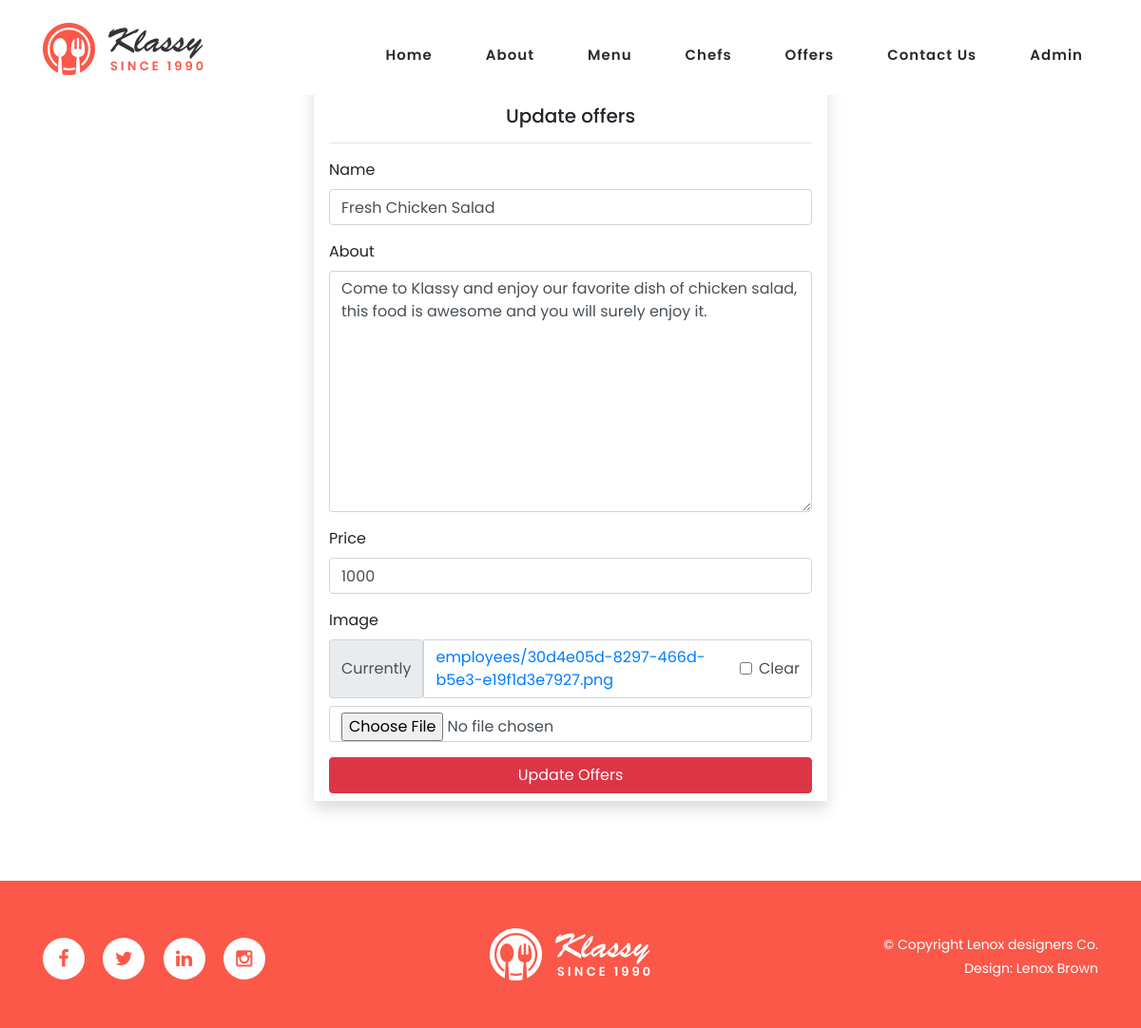
/offers/update/1, run on the app's committed database.
### cafe/models.py (models this page shows, shortened)
class Offers(models.Model):
    name = models.CharField(max_length=100)
    about = models.TextField()
    price = models.IntegerField()
    image = models.ImageField(upload_to=unique_image_name, blank=True, null=True)
    added = models.DateTimeField(auto_now_add=True)

### cafe/views.py (the view)
# urls.py: path('offers/update/<int:emp_id>', views.offers_update, name="update_offer"),
def offers_update(request, emp_id):
    offer = get_object_or_404(Offers, pk=emp_id)  # SELECT * FROM employees WHERE id=1
    if request.method == "POST":
        form = OffersForm(request.POST, request.FILES, instance=offer)
        if form.is_valid():
            form.save()
            return redirect('admin')
    else:
        form = OffersForm(instance=offer)
    return render(request, "forms/offers_update.html", {"form": form})

### cafe/forms.py
class OffersForm(forms.ModelForm):
    class Meta:
        model = Offers
        fields = '__all__'

### templates/forms/offers_update.html (shortened to what this page needs)
{% extends 'base.html'%}
{% load static %}
{% load crispy_forms_filters%}
    {% block content%}
    <div class="container py-4">
        <div class="row justify-content-center">
            <div class="col-sm-6">
                <form action="" method="POST" enctype="multipart/form-data" class="shadow px-3 mt-3">
                    <h5 class="text-center">Update offers</h5>
                    <hr>
                    {{ form | crispy }}
                    <button class="btn btn-danger rounded-3 w-100 mb-2" type="submit">Update Offers</button>
            </div>
        </div>
    </div>
    {% endblock content%}

### static/mainassets/css/templatemo-klassy-cafe.css (style rules this page uses)
html, body, div, span, applet, object, iframe, h1, h2, h3, h4, h5, h6, p, blockquote, div pre, a, abbr, acronym, address, big, cite, code, del, dfn, em, font, img, ins, kbd, q, s, samp, small, strike, strong, sub, sup, tt, var, b, u, i, center, dl, dt, dd, ol, ul, li, figure, header, nav, section, article, aside, footer, figcaption { margin: 0; padding: 0; border: 0; outline: 0; }
* { box-sizing: border-box; }
html, body { font-family: 'Poppins', sans-serif; font-weight: 400; background-color: #fff; font-size: 16px; -ms-text-size-adjust: 100%; -webkit-font-smoothing: antialiased; -moz-osx-font-smoothing: grayscale; }
a { text-decoration: none !important; }
h1, h2, h3, h4, h5, h6 { margin-top: 0px; margin-bottom: 0px; }
html, body { background: #fff; font-family: 'Poppins', sans-serif; }
*, *:before, *:after { -webkit-box-sizing: border-box; box-sizing: border-box; -webkit-font-smoothing: antialiased; -moz-osx-font-smoothing: grayscale; }

### templates/forms/offers_update.html (style rules this page uses)
form { padding-top:70px; }

### data on the page
Offers: name "Fresh Chicken Salad", about "Come to Klassy and enjoy our favorite dish of chicken salad, this food is awesome and you will surely enjoy it.", price "1000"
